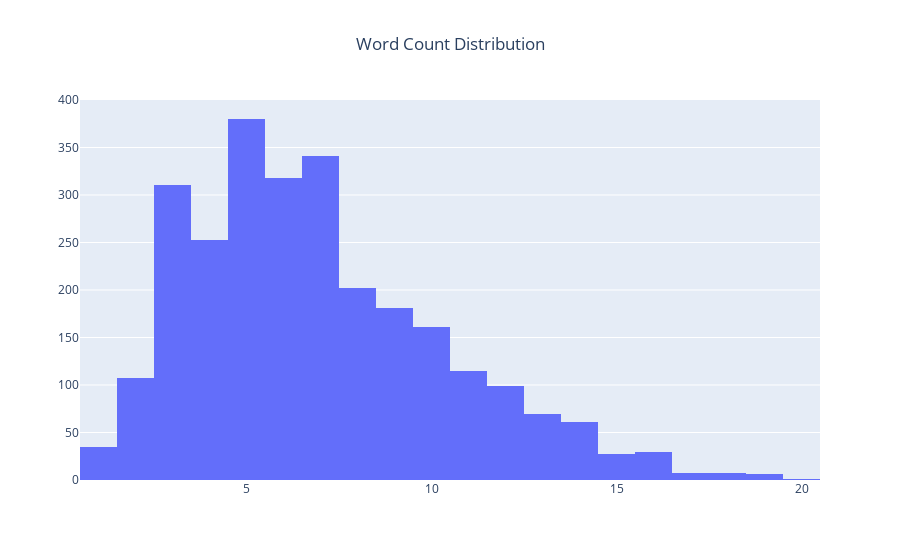

The notebook cell this image was saved under:
### Code cell
word_count_distr_graph(word_counts_titles)

### Figure 1 — Plotly figure (JSON) as saved in the notebook; plotly's stock layout.template omitted (floating-point values rounded to 4 significant figures; data arrays with more than 128 entries replaced by an {"elided": "..."} marker saying what was removed)
{"data": [{"type": "histogram", "x": {"elided": "2711 int values"}}], "layout": {"title": {"text": "Word Count Distribution", "x": 0.5}}}
